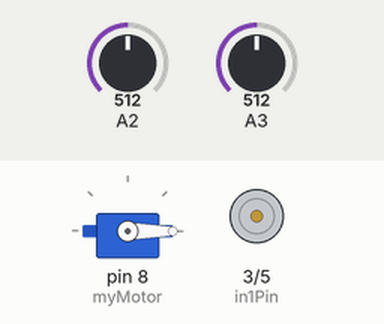
The sketch below on a simulated Arduino Uno, built with avr-gcc and run on an emulated ATmega328P. Shown: servo, motor-driver pin pairs drawn as motors (green arrow = first pin HIGH = forward, orange = second pin HIGH = backward, longer = more drive, scaled by the enable pin). The test bench sets the inputs (shaded band); at power-on: A2 = 512, A3 = 512.

Above: at 1.2 s.
1.3 s: A2 set to 490
At 1.9 s:
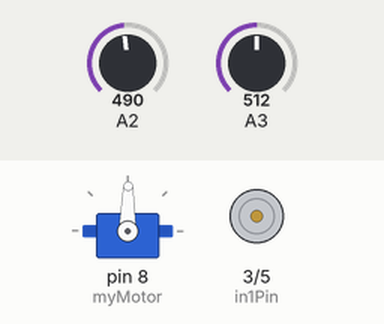
2.8 s: A3 set to 470
At 4.0 s:
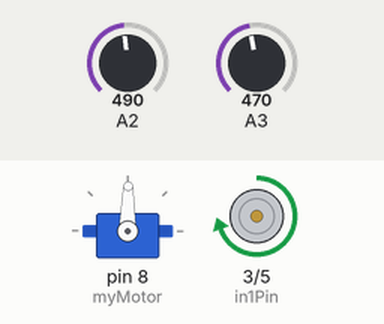
4.3 s: A2 set to 510
At 5.1 s:
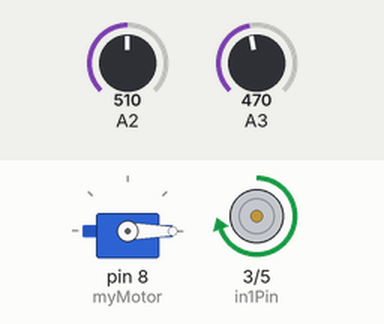
5.8 s: A3 set to 560
At 6.4 s:
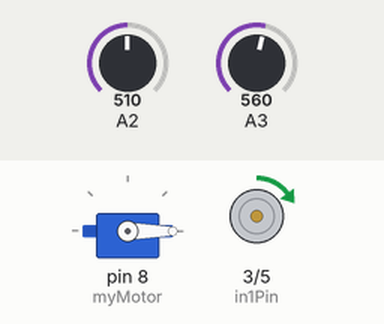
7.3 s: A2 set to 470
At 7.6 s:
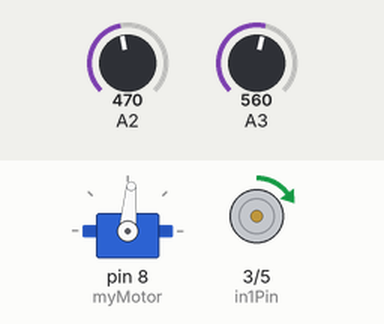
8.8 s: A3 set to 460
At 9.9 s:
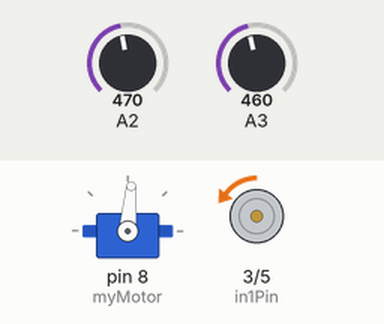
Timing chart, 0 to 11.3 s (numbered marks = the images above; inputs shaded):
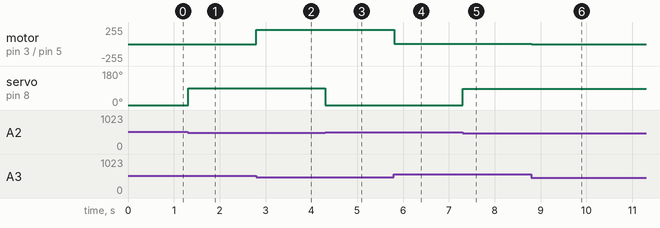

The sketch:

homework3.ino
```cpp
#include <Servo.h>


int enablePin = 11; //enable pin for IC
int in1Pin = 3; //DC motor
int in2Pin = 5; //DC motor
//int servoRot=90; //angle of the servo motor //depricated
Servo myMotor; //motor object to represent servo

void setup() {
  // put your setup code here, to run once:
  pinMode(in1Pin, OUTPUT);
  pinMode(in2Pin, OUTPUT);
  myMotor.attach(8); //attach servo to pin 8
  myMotor.write(90);
  //Serial.begin(9600); //depricated
}

void loop() {
  // put your main code here, to run repeatedly:

  int stickValY = analogRead(3);
  int stickValX = analogRead(2);

  //move DC Motor
  if (stickValY >= 480 && stickValY <= 550)
  {
    setMotor(0, false);
  }
  else if (stickValY < 470)
  {
    setMotor(map(stickValY, 470, 0, 0, 255), true);
  }
  else
  {
    setMotor(map(stickValY, 550, 1023, 0, 255), false);
  }

  //Servo Motor
  if (stickValX >= 500 && stickValX <= 600)
  {
    myMotor.write(0);
  }
  else if (stickValX < 500)
  {
    myMotor.write(map(stickValX, 500, 0, 90, 1));
  }
  else
  {
    myMotor.write(map(stickValX, 600, 1023, 91, 180));
  }
  delay(10);

}


//Input parameters
//  Speed is a number between 0 and 255
//  reverse is either true or false
void setMotor(int speed, boolean reverse)
{
  analogWrite(enablePin, speed);
  digitalWrite(in1Pin, !reverse);
  digitalWrite(in2Pin, reverse);
}
```

Measured:
- after the input at 1.3 s, servo on pin 8 (myMotor): 0° → 89° at once
- after the input at 2.8 s, motor on pin 3 (in1Pin) / pin 5 (in2Pin): stopped → forward 213/255 at once
- after the input at 4.3 s, servo on pin 8 (myMotor): 89° → 0° at once
- after the input at 5.8 s, motor on pin 3 (in1Pin) / pin 5 (in2Pin): forward 213/255 → forward 5/255 at once
- after the input at 7.3 s, servo on pin 8 (myMotor): 0° → 85° at once
- after the input at 8.8 s, motor on pin 3 (in1Pin) / pin 5 (in2Pin): forward 5/255 → backward 5/255 at once
